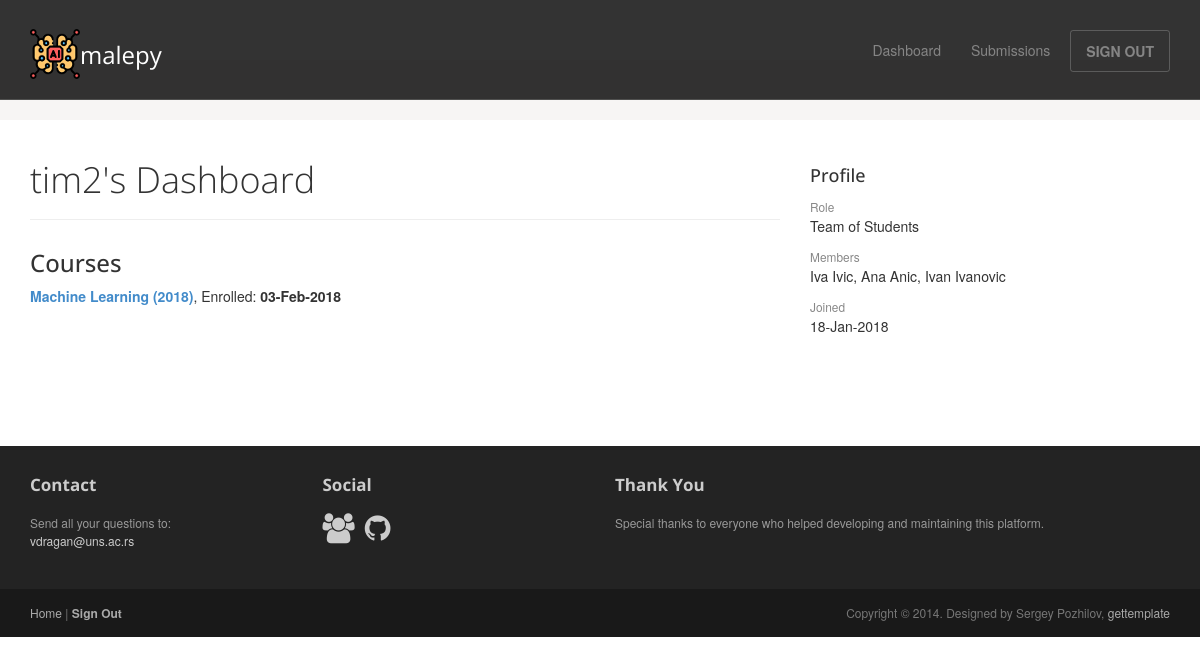
The app's page /dashboard/ (signed in), older data.
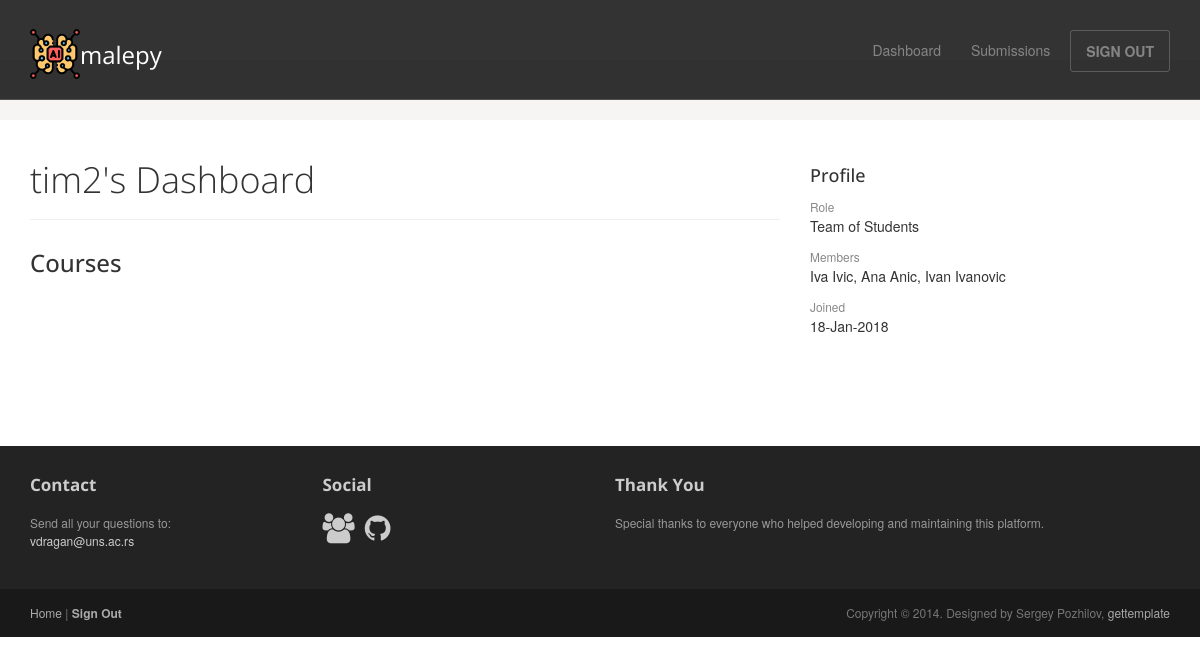
The same page, newer data.
### malepy/models.py (models this page shows, shortened)
class User(AbstractUser):
    user_role = models.IntegerField(null=False, blank=False, default=0)  # 0 = teacher, 1 = student
    members = models.CharField(max_length=200, null=True, blank=True)

class Enrollment(models.Model):
    user = models.ForeignKey(User, null=False, blank=False)
    course = models.ForeignKey(Course, on_delete=models.CASCADE, null=False, blank=False)
    enrolled = models.DateTimeField(auto_now=True)

class Course(models.Model):
    name = models.CharField(max_length=50, null=False, blank=False)
    year = models.IntegerField(null=False, blank=False, validators=[MinValueValidator(0)])
    users = models.ManyToManyField(
        User,
        through='Enrollment',
    )

### malepy/views.py (the view)
# urls.py: url(r'^dashboard/$', views.dashboard, name='dashboard'),
@login_required(login_url='/')
def dashboard(request):
    this_user = get_object_or_404(User, pk=request.user.id)
    enrollments = Enrollment.objects.filter(user=this_user).order_by('-enrolled')
    context = {"enrollments": enrollments}
    return render(request, 'malepy/dashboard.html', context=context)

### malepy/templates/malepy/dashboard.html (shortened to what this page needs)
{% extends "malepy/user_base.html" %}
{% block article %}
    <header class="page-header">
        <h1 class="page-title">{{ user.username }}'s Dashboard</h1>
    </header>
    <h3>Courses</h3>
    {% for enrollment in enrollments %}
        <p><b><a href="{% url 'malepy:course' enrollment.course.id %}"> {{ enrollment.course.name }} ({{ enrollment.course.year }})</a></b>, Enrolled: <b>{{ enrollment.enrolled|date:"d-M-Y" }}</b> </p>
    {% endfor %}
{% endblock %}

### malepy/templates/malepy/user_base.html (shortened to what this page needs)
<!DOCTYPE html>
<html lang="en">
<head>
    {% load staticfiles %}
	<link rel="stylesheet" href="{% static 'malepy/css/bootstrap.min.css' %}">
	<link rel="stylesheet" href="{% static 'malepy/css/font-awesome.min.css' %}">
	<link rel="stylesheet" href="{% static 'malepy/css/bootstrap-theme.css' %}" media="screen" >
	<link rel="stylesheet" href="{% static 'malepy/css/main.css' %}">
</head>
<body class="home">
	<div class="navbar navbar-inverse navbar-fixed-top headroom" >
		<div class="container">
			<div class="navbar-header">
				<a class="navbar-brand" href="/"><img src="{% static 'malepy/images/artificial-intelligence.png' %}" alt="MaLePY Platform">malepy</a>
			</div>
			<div class="navbar-collapse collapse">
				<ul class="nav navbar-nav pull-right">
					<li><a href="{% url 'malepy:dashboard' %}">Dashboard</a></li>
                    {% if user.user_role %}
                        <li><a href="{% url 'malepy:history' user.id %}">Submissions</a></li>
                    {% else %}
                        <li><a href="{% url 'malepy:reports' %}">Reports</a></li>
                    {% endif %}
					<li><a class="btn" href="{% url 'malepy:logout' %}">SIGN OUT</a></li>
				</ul>
			</div>
		</div>
	</div>
     <div class="jumbotron top-space">
    </div>
	<div class="container">
		<div class="row">
			<article class="col-sm-8 maincontent">
				{% block article %}
                {% endblock %}
			</article>
			<aside class="col-sm-4 sidebar sidebar-right">
				<div class="widget">
					<h4>Profile</h4>
					<ul class="list-unstyled list-spaces">
                        {% if user.user_role %}
                            {% if user.members %}
                                <li><span class="small text-muted">Role</span><p>Team of Students</p></li>
                                <li><span class="small text-muted">Members</span><p>{{ user.members }}</p>
                                </li>
                            {% else %}
                                <li><span class="small text-muted">Role</span><p>Student</p></li>
                                <li><span class="small text-muted">Name</span><p>{{ user.first_name }} {{ user.last_name }}</p></li>
                            {% endif %}
                        {% else %}
                            <li><span class="small text-muted">Role</span><p>Teacher</p></li>
                            <li><span class="small text-muted">Name</span><p>{{ user.first_name }} {{ user.last_name }}</p></li>
                        {% endif %}
                        <li><span class="small text-muted">Joined</span><p>{{ user.date_joined|date:"d-M-Y" }}</p></li>
					</ul>
				</div>
			</aside>
		</div>
	</div>
	<footer id="footer" class="top-space">
		<div class="footer1">
			<div class="container">
				<div class="row">
					<div class="col-md-3 widget">
						<h3 class="widget-title">Contact</h3>
						<div class="widget-body">
							<p>Send all your questions to:<br>
								<a href="mailto:vdragan@uns.ac.rs">vdragan@uns.ac.rs</a><br>
							</p>
						</div>
					</div>
					<div class="col-md-3 widget">
						<h3 class="widget-title">Social</h3>
						<div class="widget-body">
							<p class="follow-me-icons">
								<a href="http://informatika.ftn.uns.ac.rs/"><i class="fa fa-group fa-2"></i></a>
								<a href="https://github.com/ftn-ai-lab/"><i class="fa fa-github fa-2"></i></a>
							</p>
						</div>
					</div>
					<div class="col-md-6 widget">
						<h3 class="widget-title">Thank You</h3>
						<div class="widget-body">
                            <p>Special thanks to everyone who helped developing and maintaining this platform.</p>
						</div>
					</div>
				</div>
			</div>
		</div>
		<div class="footer2">
			<div class="container">
				<div class="row">
					<div class="col-md-6 widget">
						<div class="widget-body">
							<p class="simplenav">
								<a href="/">Home</a> |
								<b><a href="{% url 'malepy:logout' %}">Sign Out</a></b>
							</p>
						</div>
					</div>
					<div class="col-md-6 widget">
						<div class="widget-body">
							<p class="text-right">
								Copyright &copy; 2014. Designed by Sergey Pozhilov, <a href="http://gettemplate.com/" rel="designer">gettemplate</a>
							</p>
						</div>
					</div>
				</div>
			</div>
		</div>
	</footer>
</body>
</html>

### malepy/static/malepy/css/main.css (style rules this page uses)
.headroom { -webkit-transition: all 0.4s ease-out; -moz-transition: all 0.4s ease-out; -o-transition: all 0.4s ease-out; transition: all 0.4s ease-out; }
h1, h2, h3, h4, h5, h6 { font-family:"Open sans", Helvetica, Arial; }
h1, .h1, h2, .h2, h3, .h3 { margin-top:30px; }
.page-title { margin-top:20px; font-weight:300; }
.text-muted { color:#888; }
ul.list-spaces li { margin-bottom:10px; }
.top-space { margin-top: 60px; }
img { max-width:100%; }
.sidebar { padding-top:36px; padding-bottom:30px; }
.sidebar .widget { margin-bottom:20px; }
.footer1 { background: #232323; padding: 30px 0 0 0; font-size: 12px; color: #999; }
.footer1 a { color: #ccc; }
.footer1 .widget { margin-bottom:30px; }
.footer1 .widget-title { font-size: 17px; font-weight: bold; color: #ccc; margin: 0 0 20px; }
.follow-me-icons { font-size:30px; }
.follow-me-icons i { float:left; margin:0 10px 0 0; }
.footer2 { background: #191919; padding: 15px 0; color: #777; font-size: 12px; }
.footer2 a { color: #aaa; }
.footer2 p { margin: 0; }

Row changes from the older to the newer data that the page shows:
removed Enrollment: course.name "Machine Learning", course.year "2018", enrolled "03-Feb-2018"
